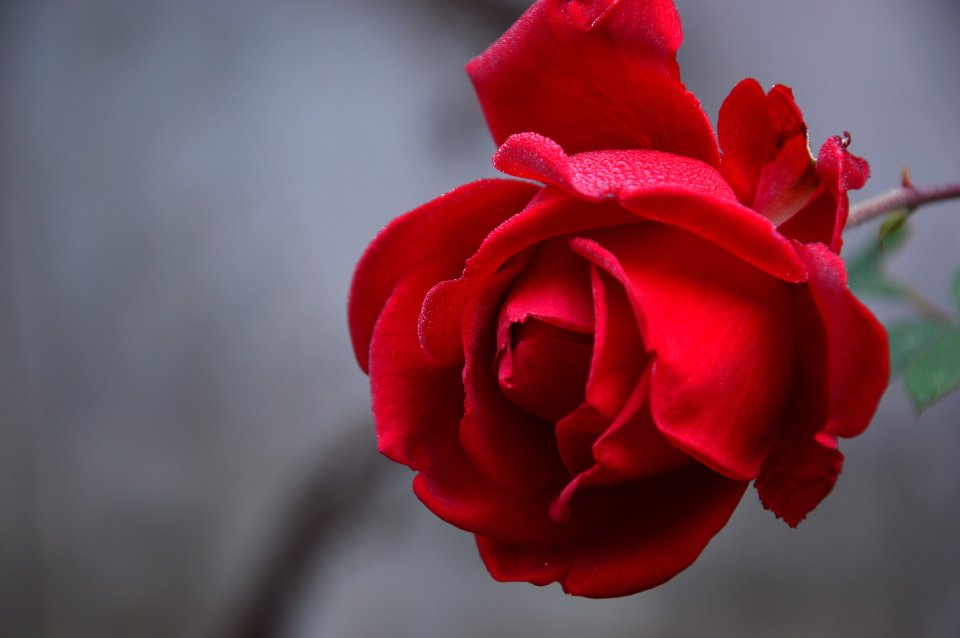
#> input picture _images/rose.jpg, 1920 x 1276 px (shown at 1/2 size)
$ python code.py
#> lines starting #> are read from the running program, lines starting #| are printed output that depends on the picture
from PIL import Image

im = Image.open("../../_images/rose.jpg")
#> im is the input picture: PIL image 1920x1276 RGB; mean R, G, B 116.2, 69.8, 80.7
im.thumbnail((250, 250))
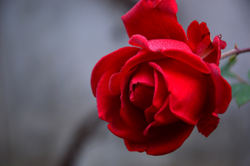
#> im: PIL image 250x166 RGB; mean R, G, B 116.1, 69.6, 80.6
im.save("../../_images/rose-small.jpg")

$ run again, with _images/noiretblanc.jpg copied over _images/rose.jpg
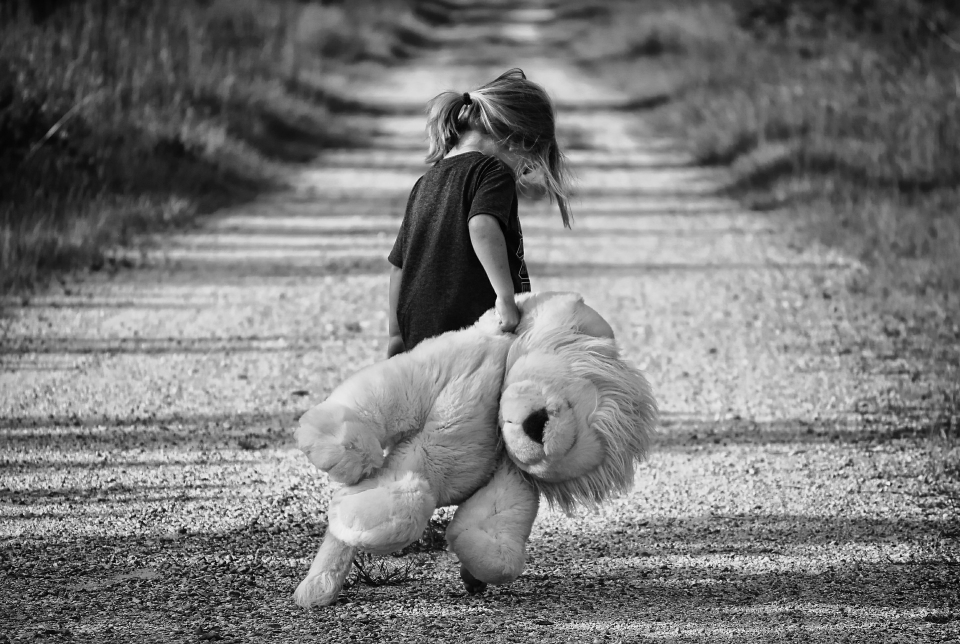
#> input picture _images/noiretblanc.jpg, 1920 x 1288 px (shown at 1/2 size)
#> im is the input picture: PIL image 1920x1288 RGB; min 0, max 255, mean 120.4
#> `im.thumbnail((250, 250))`:
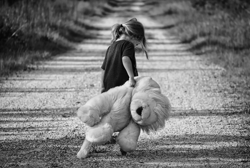
#> im: PIL image 250x168 RGB; min 2, max 237, mean 120.3

$ run again, with _images/portrait.jpg copied over _images/rose.jpg
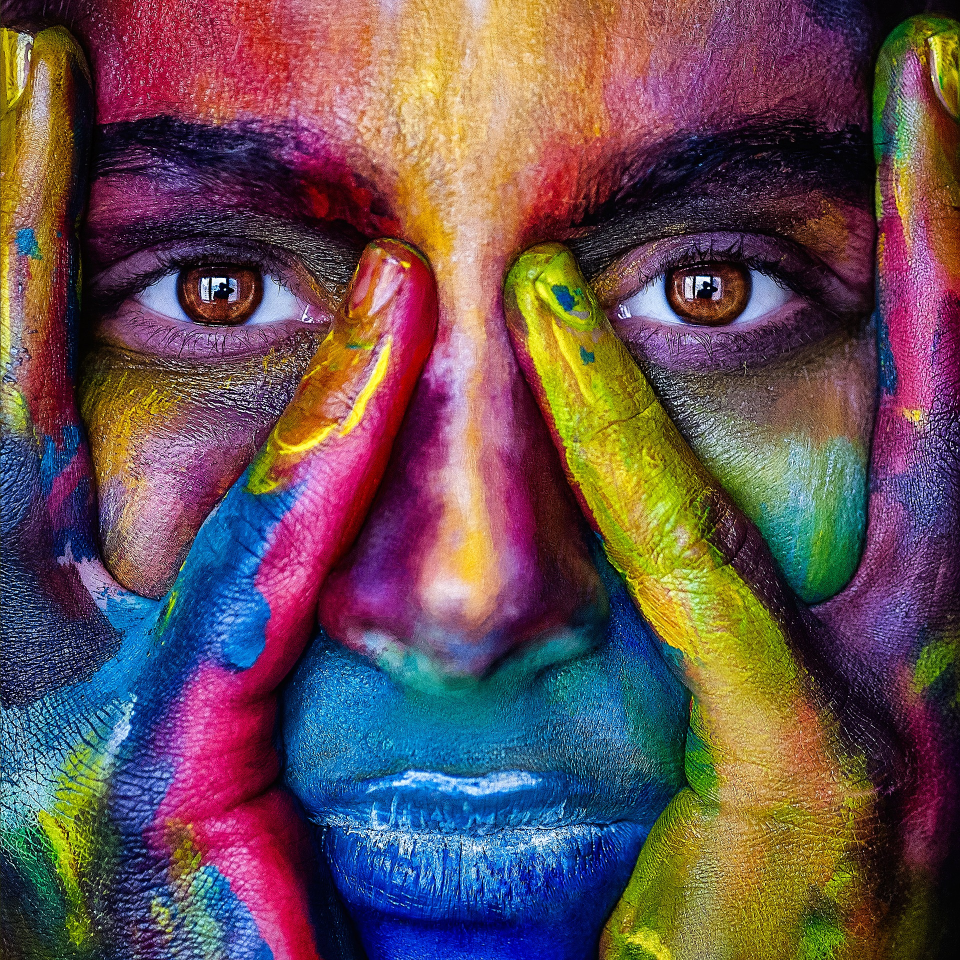
#> input picture _images/portrait.jpg, 1920 x 1920 px (shown at 1/2 size)
#> im is the input picture: PIL image 1920x1920 RGB; mean R, G, B 103.1, 79.8, 84.4
#> `im.thumbnail((250, 250))`:
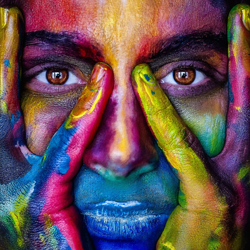
#> im: PIL image 250x250 RGB; mean R, G, B 103, 79.7, 84.3

$ run again, with _images/sunset.jpg copied over _images/rose.jpg
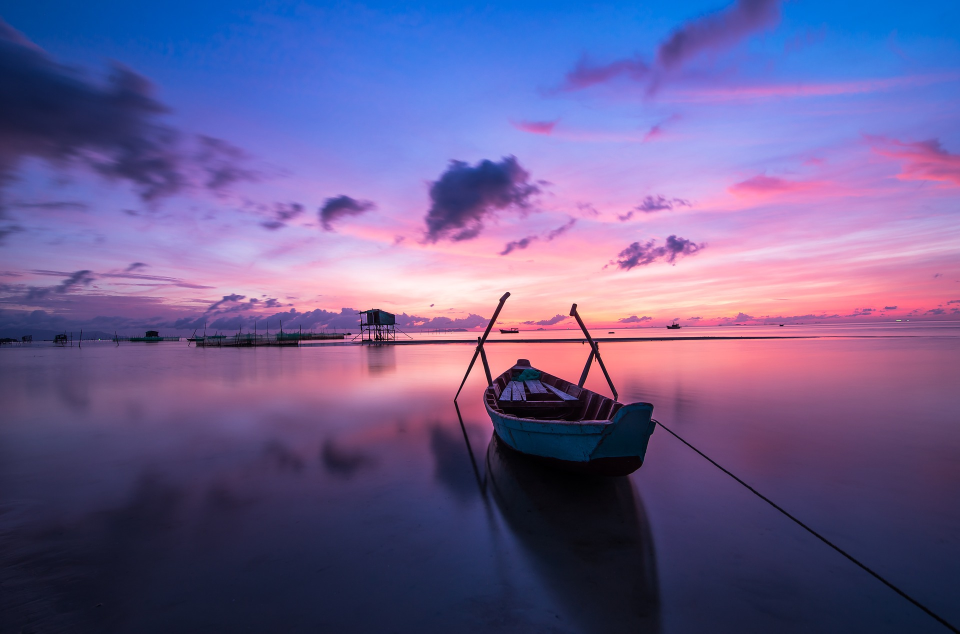
#> input picture _images/sunset.jpg, 1920 x 1267 px (shown at 1/2 size)
#> im is the input picture: PIL image 1920x1267 RGB; mean R, G, B 105.8, 92.7, 143.7
#> `im.thumbnail((250, 250))`:
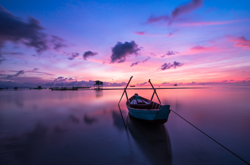
#> im: PIL image 250x165 RGB; mean R, G, B 105.7, 92.6, 143.6
